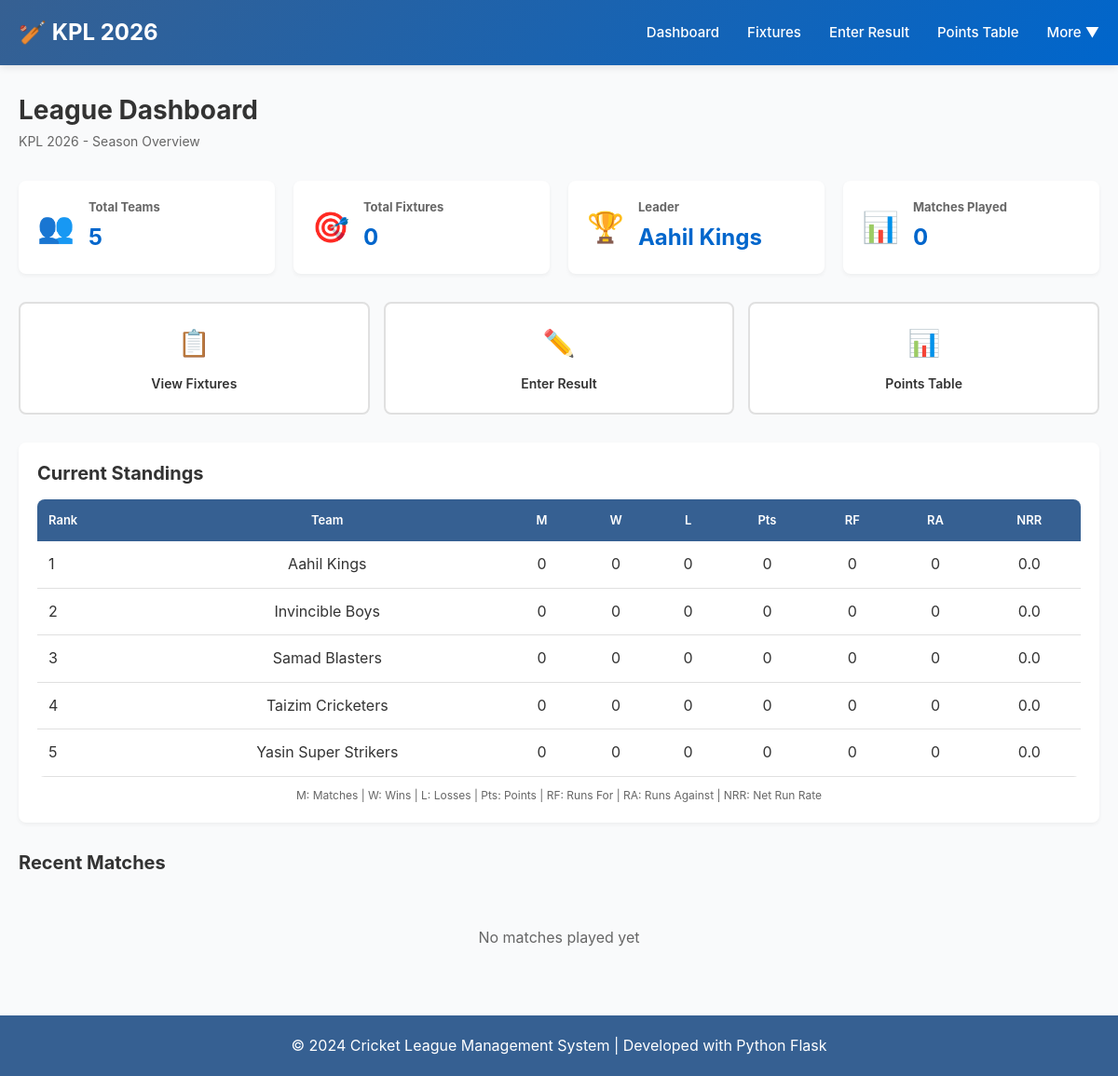
The page / on the database its author committed.
### tables this page shows
CREATE TABLE leagues (
            id INTEGER PRIMARY KEY AUTOINCREMENT,
            name TEXT UNIQUE NOT NULL,
            created_at TIMESTAMP DEFAULT CURRENT_TIMESTAMP
        );

CREATE TABLE teams (
            id INTEGER PRIMARY KEY AUTOINCREMENT,
            league_id INTEGER NOT NULL,
            name TEXT NOT NULL,
            FOREIGN KEY(league_id) REFERENCES leagues(id),
            UNIQUE(league_id, name)
        );

### app.py (the view)
@app.route('/')
def index():
    league = get_league()
    if league:
        teams = get_teams()
        points_table = get_points_table()
        return render_template('index.html', league=league, teams=teams, points_table=points_table)
    return render_template('league_setup.html')

### database.py (called while the page is built)
def get_connection():
    conn = sqlite3.connect(
        DATABASE,
        timeout=30,
        check_same_thread=False
    )
    conn.row_factory = sqlite3.Row
    conn.execute("PRAGMA journal_mode=WAL;")
    conn.execute("PRAGMA busy_timeout=30000;")
    return conn

def get_league():
    conn = get_connection()
    cursor = conn.cursor()
    cursor.execute('SELECT * FROM leagues ORDER BY id DESC LIMIT 1')
    league = cursor.fetchone()
    conn.close()
    return dict(league) if league else None

def get_teams():
    league = get_league()
    if not league:
        return []
    conn = get_connection()
    cursor = conn.cursor()
    cursor.execute('SELECT id, name FROM teams WHERE league_id = ? ORDER BY name',
                  (league['id'],))
    teams = cursor.fetchall()
    conn.close()
    return [dict(team) for team in teams]

def calculate_nrr(runs_for, overs_faced, runs_against, overs_bowled):
    if overs_faced == 0 or overs_bowled == 0:
        return 0.0
    run_rate_for = runs_for / overs_faced if overs_faced > 0 else 0
    run_rate_against = runs_against / overs_bowled if overs_bowled > 0 else 0
    nrr = run_rate_for - run_rate_against
    return round(nrr, 2)

### templates/index.html (shortened to what this page needs)
{% extends "base.html" %}
{% block content %}
<div class="dashboard-container">
    <div class="dashboard-header">
        <h2>League Dashboard</h2>
        <p class="subtitle">{{ league.name }} - Season Overview</p>
    </div>
    <div class="stats-grid">
        <div class="stat-card">
            <div class="stat-icon">👥</div>
            <div class="stat-content">
                <h4>Total Teams</h4>
                <p class="stat-value">{{ teams|length }}</p>
            </div>
        </div>
        <div class="stat-card">
            <div class="stat-icon">🎯</div>
            <div class="stat-content">
                <h4>Total Fixtures</h4>
                <p class="stat-value">{{ points_table[0]['matches'] * teams|length // 2 if points_table else 0 }}</p>
            </div>
        </div>
        {% if points_table %}
            <div class="stat-card">
                <div class="stat-icon">🏆</div>
                <div class="stat-content">
                    <h4>Leader</h4>
                    <p class="stat-value">{{ points_table[0]['team_name'] }}</p>
                </div>
            </div>
            <div class="stat-card">
                <div class="stat-icon">📊</div>
                <div class="stat-content">
                    <h4>Matches Played</h4>
                    <p class="stat-value">{% set total = 0 %}{% for team in points_table %}{% if loop.first %}{{ team['matches'] * teams|length // 2 }}{% endif %}{% endfor %}</p>
                </div>
            </div>
        {% endif %}
    </div>
    <div class="quick-links">
        <a href="/fixtures" class="quick-link-btn">
            <span class="icon">📋</span>
            <span>View Fixtures</span>
        </a>
        <a href="/enter-result" class="quick-link-btn">
            <span class="icon">✏️</span>
            <span>Enter Result</span>
        </a>
        <a href="/points-table" class="quick-link-btn">
            <span class="icon">📊</span>
            <span>Points Table</span>
        </a>
    </div>
    {% if points_table %}
    <div class="table-section">
        <h3>Current Standings</h3>
        <div class="table-responsive">
            <table class="points-table">
                <thead>
                    <tr>
                        <th>Rank</th>
                        <th>Team</th>
                        <th>M</th>
                        <th>W</th>
                        <th>L</th>
                        <th>Pts</th>
                        <th>RF</th>
                        <th>RA</th>
                        <th>NRR</th>
                    </tr>
                </thead>
                <tbody>
                    {% for team in points_table %}
                    <tr class="rank-{{ team['rank'] }}">
                        <td class="rank">{{ team['rank'] }}</td>
                        <td class="team-name">{{ team['team_name'] }}</td>
                        <td>{{ team['matches'] }}</td>
                        <td>{{ team['wins'] }}</td>
                        <td>{{ team['losses'] }}</td>
                        <td class="points">{{ team['points'] }}</td>
                        <td>{{ team['runs_for'] }}</td>
                        <td>{{ team['runs_against'] }}</td>
                        <td class="nrr">{{ team['nrr'] }}</td>
                    </tr>
                    {% endfor %}
                </tbody>
            </table>
        </div>
        <p class="table-note">M: Matches | W: Wins | L: Losses | Pts: Points | RF: Runs For | RA: Runs Against | NRR: Net Run Rate</p>
    </div>
    {% else %}
    <div class="info-box">
        <h3>🎯 Get Started</h3>
        <p>No matches have been played yet. Start by entering match results to see standings!</p>
        <a href="/enter-result" class="btn-primary">Enter First Match Result</a>
    </div>
    {% endif %}
    <div class="recent-section">
        <h3>Recent Matches</h3>
        {% set recent_fixtures = [] %}
        {% for fixture in fixtures if fixture['result_id'] %}
            {% if recent_fixtures|length < 5 %}
                {% set _ = recent_fixtures.append(fixture) %}
            {% endif %}
        {% endfor %}
        {% if recent_fixtures %}
            <div class="match-cards">
                {% for fixture in recent_fixtures[::-1] %}
                <div class="match-card">
                    <div class="match-teams">
                        <div class="team">{{ fixture['team1_name'] }}</div>
                        <div class="score">
                            {{ fixture['team1_runs'] }}/{{ fixture['team1_wickets'] }}
                        </div>
                    </div>
                    <div class="vs">VS</div>
                    <div class="match-teams">
                        <div class="score">
                            {{ fixture['team2_runs'] }}/{{ fixture['team2_wickets'] }}
                        </div>
                        <div class="team">{{ fixture['team2_name'] }}</div>
                    </div>
                    <div class="match-result">
                        {% if fixture['team1_runs'] > fixture['team2_runs'] %}
                            <strong>{{ fixture['team1_name'] }} Won</strong>
                        {% elif fixture['team2_runs'] > fixture['team1_runs'] %}
                            <strong>{{ fixture['team2_name'] }} Won</strong>
                        {% else %}
                            <strong>Tie</strong>
                        {% endif %}
                    </div>
                </div>
                {% endfor %}
            </div>
        {% else %}
            <p class="no-data">No matches played yet</p>
        {% endif %}
    </div>
</div>
{% endblock %}

### templates/base.html (shortened to what this page needs)
<!DOCTYPE html>
<html lang="en">
<head>
    <link rel="stylesheet" href="{{ url_for('static', filename='css/style.css') }}">
</head>
<body>
    {% if league %}
    <nav class="navbar">
        <div class="nav-container">
            <div class="logo">
                <h1>🏏 {{ league.name }}</h1>
            </div>
            <ul class="nav-menu">
                <li><a href="/" class="nav-link">Dashboard</a></li>
                <li><a href="/fixtures" class="nav-link">Fixtures</a></li>
                <li><a href="/enter-result" class="nav-link">Enter Result</a></li>
                <li><a href="/points-table" class="nav-link">Points Table</a></li>
                <li class="dropdown">
                    <button class="nav-link dropdown-btn">More ▼</button>
                </li>
            </ul>
        </div>
    </nav>
    {% endif %}
    <main class="main-content">
        {% block content %}{% endblock %}
    </main>
    <footer class="footer">
        <p>&copy; 2024 Cricket League Management System | Developed with Python Flask</p>
    </footer>
</body>
</html>

### static/css/style.css (style rules this page uses)
* { margin: 0; padding: 0; box-sizing: border-box; }
:root { --primary-color: #0066cc; --secondary-color: #366092; --success-color: #27ae60; --danger-color: #e74c3c; --warning-color: #f39c12; --light-bg: #f5f7fa; --border-color: #e0e0e0; --text-color: #333; --text-light: #666; --transition: all 0.3s ease; }
body { font-family: -apple-system, BlinkMacSystemFont, 'Segoe UI', Roboto, Oxygen, Ubuntu, Cantarell, sans-serif; line-height: 1.6; color: var(--text-color); background-color: #f9fafb; }
html, body { height: 100%; }
main { display: flex; flex-direction: column; min-height: 100vh; }
.main-content { flex: 1; padding: 30px 20px; max-width: 1400px; width: 100%; margin: 0 auto; }
.navbar { background: linear-gradient(135deg, var(--secondary-color), var(--primary-color)); color: white; padding: 0; box-shadow: 0 2px 8px rgba(0, 0, 0, 0.1); position: sticky; top: 0; z-index: 1000; }
.nav-container { max-width: 1400px; margin: 0 auto; display: flex; justify-content: space-between; align-items: center; padding: 0 20px; height: 70px; }
.logo h1 { font-size: 24px; font-weight: 700; margin: 0; }
.nav-menu { display: flex; list-style: none; gap: 30px; align-items: center; }
.nav-link { color: white; text-decoration: none; font-weight: 500; transition: var(--transition); border: none; background: none; cursor: pointer; font-size: 15px; }
.dropdown { position: relative; }
.dropdown-btn { color: white; border: none; background: none; cursor: pointer; font-weight: 500; font-size: 15px; }
.footer { background: var(--secondary-color); color: white; text-align: center; padding: 20px; margin-top: auto; }
button, .btn { font-family: inherit; border: none; border-radius: 6px; cursor: pointer; transition: var(--transition); font-size: 14px; }
h1, h2, h3, h4, h5, h6 { font-weight: 700; line-height: 1.3; margin-bottom: 15px; }
h2 { font-size: 28px; color: var(--text-color); }
h3 { font-size: 20px; color: var(--text-color); }
h4 { font-size: 16px; color: var(--text-color); }
.subtitle { color: var(--text-light); font-size: 14px; margin-top: -10px; margin-bottom: 30px; }
.stats-grid { display: grid; grid-template-columns: repeat(auto-fit, minmax(200px, 1fr)); gap: 20px; margin: 30px 0; }
.stat-card { background: white; border-radius: 8px; padding: 20px; display: flex; gap: 15px; align-items: center; box-shadow: 0 2px 4px rgba(0, 0, 0, 0.05); transition: var(--transition); }
.stat-icon { font-size: 32px; }
.stat-content h4 { margin: 0 0 5px 0; color: var(--text-light); font-size: 13px; }
.stat-value { font-size: 24px; font-weight: 700; color: var(--primary-color); }
.quick-links { display: grid; grid-template-columns: repeat(auto-fit, minmax(150px, 1fr)); gap: 15px; margin: 30px 0; }
.quick-link-btn { background: white; border: 2px solid var(--border-color); border-radius: 8px; padding: 20px; text-align: center; text-decoration: none; color: var(--text-color); transition: var(--transition); display: flex; flex-direction: column; gap: 10px; align-items: center; }
.quick-link-btn .icon { font-size: 28px; }
.quick-link-btn span:last-child { font-weight: 600; font-size: 14px; }
.table-section { background: white; border-radius: 8px; padding: 20px; margin: 30px 0; box-shadow: 0 2px 4px rgba(0, 0, 0, 0.05); }
.table-responsive { overflow-x: auto; border-radius: 8px; }
.points-table { width: 100%; border-collapse: collapse; }
.points-table thead tr { background: var(--secondary-color); color: white; }
.points-table th { padding: 12px; text-align: center; font-weight: 600; font-size: 13px; }
.points-table th:first-child { text-align: left; }
.points-table td { padding: 12px; text-align: center; border-bottom: 1px solid var(--border-color); }
.points-table td:first-child { text-align: left; }
.table-note { color: var(--text-light); font-size: 12px; margin-top: 10px; text-align: center; }
.no-data { text-align: center; padding: 40px 20px; color: var(--text-light); }

### rows shown on the page
leagues: name "KPL 2026"
teams: name "Aahil Kings", team "0", rank "1", team_name "Aahil Kings", matches "0", wins "0", losses "0", points "0", runs_for "0", runs_against "0", nrr "0.0"
teams: rank "2", team_name "Invincible Boys", matches "0", wins "0", losses "0", points "0", runs_for "0", runs_against "0", nrr "0.0"
teams: rank "3", team_name "Samad Blasters", matches "0", wins "0", losses "0", points "0", runs_for "0", runs_against "0", nrr "0.0"
teams: rank "4", team_name "Taizim Cricketers", matches "0", wins "0", losses "0", points "0", runs_for "0", runs_against "0", nrr "0.0"
teams: rank "5", team_name "Yasin Super Strikers", matches "0", wins "0", losses "0", points "0", runs_for "0", runs_against "0", nrr "0.0"

### other values the page prints
{{ teams|length }} "5"
{{ points_table[0]['matches'] * teams|length // 2 if points_table else 0 }} "0"
